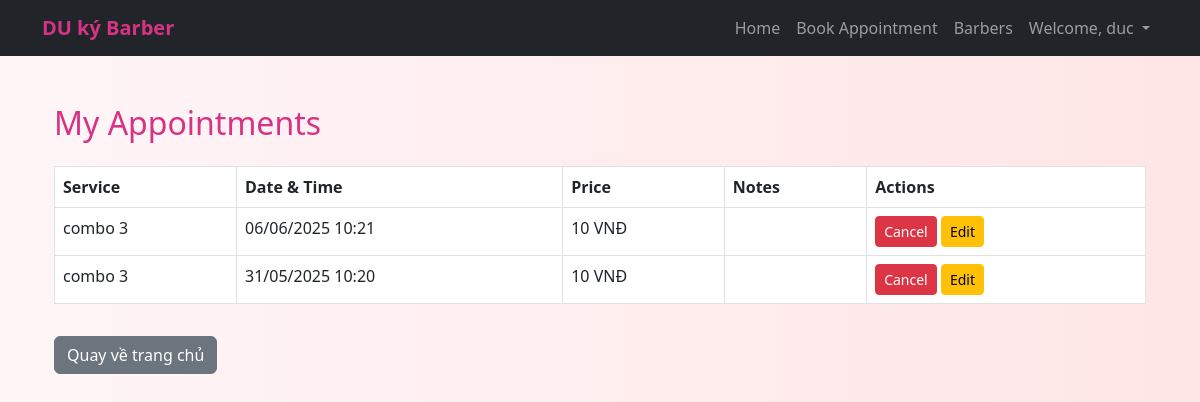
Page /my-appointments/ (signed in) on the committed database.
### main/models.py (models this page shows, shortened)
class Appointment(models.Model):
    user = models.ForeignKey(User, on_delete=models.CASCADE)
    service = models.ForeignKey(Service, on_delete=models.SET_NULL, null=True)
    barber = models.ForeignKey(Barber, on_delete=models.SET_NULL, null=True, blank=True)
    appointment_date = models.DateTimeField()
    created_at = models.DateTimeField(auto_now_add=True)
    notes = models.TextField(blank=True)

class Service(models.Model):
    name = models.CharField(max_length=100)
    description = models.TextField()
    price = models.DecimalField(max_digits=6, decimal_places=2)
    image = models.ImageField(upload_to='services/', blank=True, null=True)

### main/views.py (the view)
# urls.py: path('my-appointments/', views.my_appointments, name='my_appointments'),
@login_required
def my_appointments(request):
    appointments = Appointment.objects.filter(user=request.user).order_by('-appointment_date')
    return render(request, 'main/my_appointments.html', {'appointments': appointments})

### main/templates/main/my_appointments.html (shortened to what this page needs)
{% extends 'main/base.html' %}
{% block content %}
<div class="container mt-5">
  <h2 class="mb-4">My Appointments</h2>
  {% if appointments %}
    <table class="table table-bordered">
      <thead>
        <tr>
          <th>Service</th>
          <th>Date & Time</th>
          <th>Price</th>
          <th>Notes</th>
          <th>Actions</th>
        </tr>
      </thead>
      <tbody>
        {% for app in appointments %}
        <tr>
          <td>{{ app.service.name }}</td>
          <td>{{ app.appointment_date|date:"d/m/Y H:i" }}</td>
          <td>{{ app.service.price|floatformat:0 }} VNĐ</td>
          <td>{{ app.notes }}</td>
          <td>
            <form action="{% url 'delete_appointment' app.pk %}" method="post" style="display:inline;">
              <button type="submit" class="btn btn-danger btn-sm">Cancel</button>
            </form>
            <a href="{% url 'edit_appointment' app.pk %}" class="btn btn-warning btn-sm">Edit</a>
          </td>
        </tr>
        {% endfor %}
      </tbody>
    </table>
  {% else %}
    <p>No appointments yet.</p>
  {% endif %}
  <a href="{% url 'home' %}" class="btn btn-secondary mt-3">Quay về trang chủ</a>
</div>
{% endblock %}

### main/templates/main/base.html (shortened to what this page needs)
{% load static %}
<!DOCTYPE html>
<html lang="en">
<head>
  <link href="https://cdn.jsdelivr.net/npm/bootstrap@5.3.0/dist/css/bootstrap.min.css" rel="stylesheet" />
  <link rel="stylesheet" href="{% static 'main/style.css' %}" />
</head>
<body>
  <nav class="navbar navbar-expand-lg navbar-dark bg-dark mb-4">
    <div class="container">
      <a class="navbar-brand" href="{% url 'home' %}">DU ký Barber</a>
      <div class="collapse navbar-collapse" id="navbarNav">
        <ul class="navbar-nav ms-auto">
          <li class="nav-item"><a class="nav-link" href="{% url 'home' %}">Home</a></li>
          <li class="nav-item"><a class="nav-link" href="{% url 'book_appointment' %}">Book Appointment</a></li>
          <li class="nav-item"><a class="nav-link" href="{% url 'barbers' %}">Barbers</a></li>
          {% if user.is_authenticated %}
            <li class="nav-item dropdown">
              <a class="nav-link dropdown-toggle" href="#" id="userDropdown" role="button" data-bs-toggle="dropdown" aria-expanded="false">
                Welcome, {{ user.username }}
              </a>
            </li>
          {% else %}
            <li class="nav-item"><a class="nav-link" href="{% url 'login' %}">Login</a></li>
            <li class="nav-item"><a class="nav-link" href="{% url 'signup' %}">Sign Up</a></li>
          {% endif %}
        </ul>
      </div>
    </div>
  </nav>
  <main class="container">
    {% block content %}{% endblock %}
  </main>
</body>
</html>

### barberproject/static/main/style.css (style rules this page uses)
body { background: linear-gradient(to right, #fff5f7, #ffe6e6); font-family: 'Segoe UI', sans-serif; }
.navbar-brand { font-weight: bold; color: #d63384; }
h2 { color: #d63384; }

### rows in the picture
Appointment: service.name "combo 3", appointment_date "06/06/2025 10:21", service.price "10"
Appointment: service.name "combo 3", appointment_date "31/05/2025 10:20", service.price "10"

### other values in the picture
{{ user.username }} "duc"
